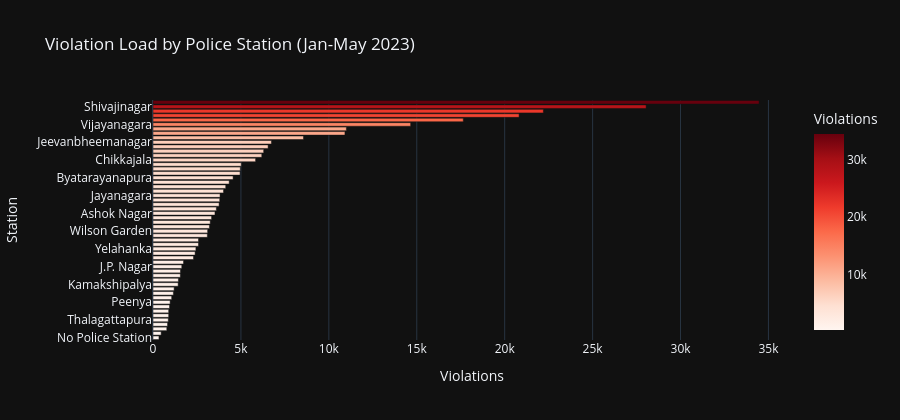

Source (notebook cell):
### Code cell
# 3.3 Police station load
station_counts = df_eda['police_station'].value_counts().reset_index()
station_counts.columns = ['Station', 'Violations']

fig = px.bar(
    station_counts, x='Violations', y='Station', orientation='h',
    title='Violation Load by Police Station (Jan-May 2023)',
    template='plotly_dark', color='Violations', color_continuous_scale='Reds'
)
fig.update_layout(height=420, yaxis={'categoryorder': 'total ascending'})
fig.show()

### Figure 1 — Plotly figure (JSON) as saved in the notebook; plotly's stock layout.template omitted (floating-point values rounded to 4 significant figures)
{"data": [{"hovertemplate": "Violations=%{marker.color}<br>Station=%{y}<extra></extra>", "legendgroup": "", "marker": {"color": [34468, 28044, 22200, 20819, 17646, 14652, 10998, 10916, 8558, 6736, 6546, 6294, 6187, 5834, 5018, 4964, 4951, 4555, 4333, 4136, 4011, 3813, 3795, 3759, 3604, 3524, 3332, 3255, 3209, 3108, 3090, 2588, 2587, 2440, 2395, 2303, 1736, 1637, 1563, 1556, 1445, 1431, 1202, 1160, 1063, 974, 940, 892, 892, 870, 828, 785, 464, 339], "coloraxis": "coloraxis", "pattern": {"shape": ""}}, "name": "", "orientation": "h", "showlegend": false, "textposition": "auto", "type": "bar", "x": [34468, 28044, 22200, 20819, 17646, 14652, 10998, 10916, 8558, 6736, 6546, 6294, 6187, 5834, 5018, 4964, 4951, 4555, 4333, 4136, 4011, 3813, 3795, 3759, 3604, 3524, 3332, 3255, 3209, 3108, 3090, 2588, 2587, 2440, 2395, 2303, 1736, 1637, 1563, 1556, 1445, 1431, 1202, 1160, 1063, 974, 940, 892, 892, 870, 828, 785, 464, 339], "xaxis": "x", "y": ["Upparpet", "Shivajinagar", "Malleshwaram", "HAL Old Airport", "City Market", "Vijayanagara", "Rajajinagar", "Kodigehalli", "Magadi Road", "Jeevanbheemanagar", "K.R. Pura", "Halasuru Gate", "Mahadevapura", "Chikkajala", "HSR Layout", "Bellandur", "High ground", "Byatarayanapura", "Electronic City", "Pulikeshinagar(F.Town)", "Halasur", "Jayanagara", "Chamarajpet", "Banaswadi", "Basavanagudi", "Ashok Nagar", "Adugodi", "Cubbon Park", "Hebbala", "Wilson Garden", "Sheshadripuram", "Mico Layout", "Yeshwanthpura", "Yelahanka", "Hulimavu", "Whitefield", "R.T. Nagar", "J.P. Nagar", "Madiwala", "V.V.Puram (C.Pet)", "Sadashivanagar", "Kamakshipalya", "Banashankari", "Jalahalli", "Jnanabharathi", "Peenya", "Devanahalli Airport", "Hennuru", "K.G. Halli", "Thalagattapura", "K.S. Layout", "Chikkabanavara", "Kengeri", "No Police Station"], "yaxis": "y"}], "layout": {"barmode": "relative", "coloraxis": {"autocolorscale": false, "colorbar": {"title": {"text": "Violations"}}, "colorscale": [[0, "rgb(255,245,240)"], [0.125, "rgb(254,224,210)"], [0.25, "rgb(252,187,161)"], [0.375, "rgb(252,146,114)"], [0.5, "rgb(251,106,74)"], [0.625, "rgb(239,59,44)"], [0.75, "rgb(203,24,29)"], [0.875, "rgb(165,15,21)"], [1, "rgb(103,0,13)"]]}, "height": 420, "legend": {"tracegroupgap": 0}, "title": {"text": "Violation Load by Police Station (Jan-May 2023)"}, "xaxis": {"anchor": "y", "domain": [0, 1], "title": {"text": "Violations"}}, "yaxis": {"anchor": "x", "categoryorder": "total ascending", "domain": [0, 1], "title": {"text": "Station"}}}}
